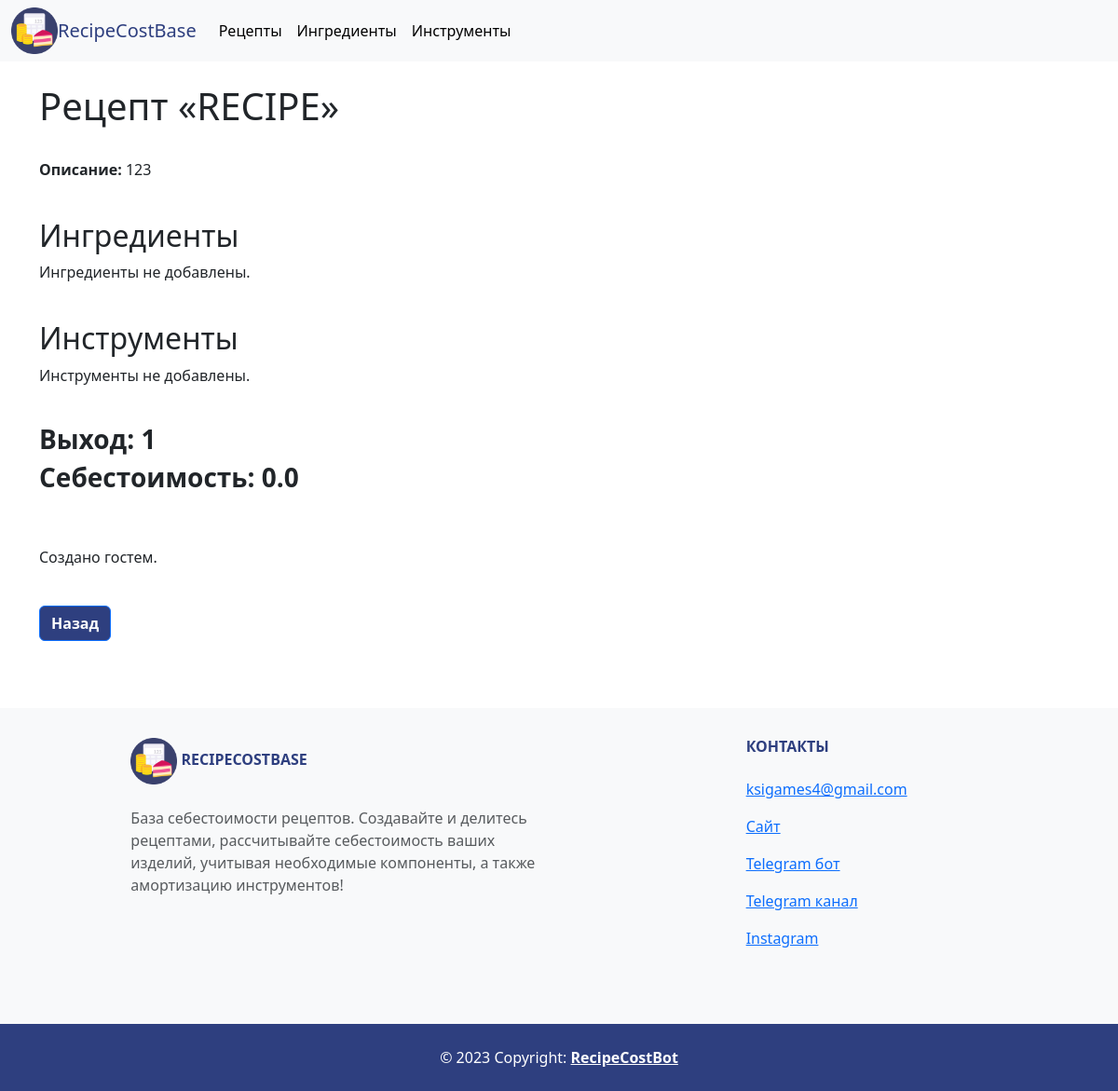
Page /core/recipes/2 on the earlier database version.
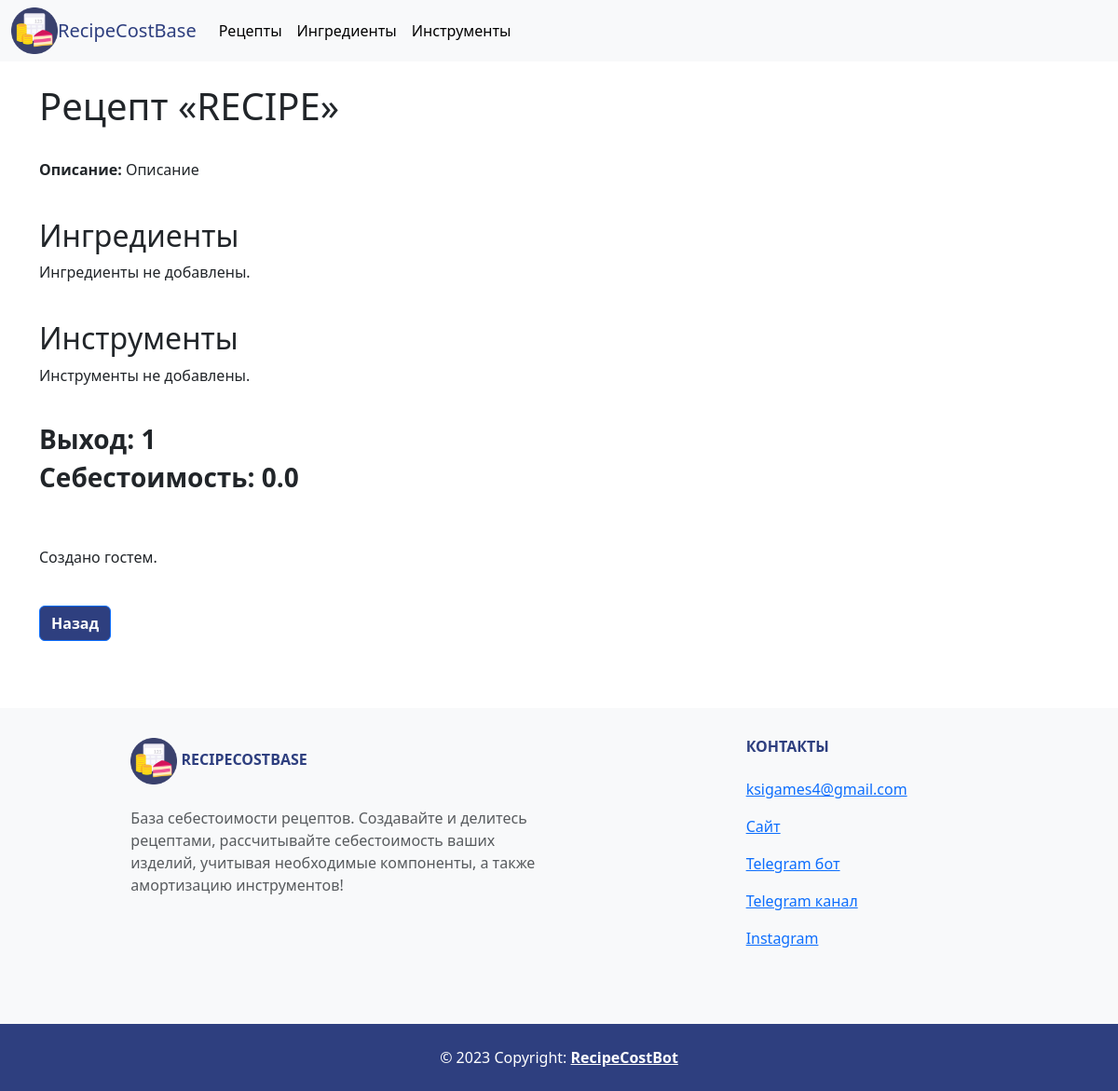
Same page on the later database version.
### core/models.py (models this page shows)
class Recipe(models.Model):
    name = models.CharField('Название', max_length=255)
    owner = models.ForeignKey(User, on_delete=models.CASCADE, null=True)
    description = models.TextField('Описание', null=True)
    components = models.ManyToManyField(Component, null=True, verbose_name='Ингредиенты', related_name='recipe')
    tools = models.ManyToManyField(Tool, null=True, verbose_name='Инструменты', related_name='recipe')
    count = models.IntegerField('Выход', default=1)
    primecost = models.FloatField('Себестоимость', null=True)
    parent = models.BooleanField(default=True)
    parent_id = models.IntegerField(null=True, default=0)

### core/views.py (the view)
# urls.py: path('recipes/<int:pk>', views.RecipeDetail.as_view(), name='recipe'),
class RecipeDetail(DetailView):
    model = models.Recipe
    template_name = 'core/recipe_detail.html'
    context_object_name = 'recipe'
    def get_context_data(self, **kwargs):
        recipe = models.Recipe.objects.get(id=self.kwargs['pk'])
        calc_datatools.calculate_primecost(recipe)
        context = super().get_context_data(**kwargs)
        context['title'] = f"Рецепт «{recipe.name}»"
        context['recipe'] = recipe
        return context

### core/datatools/calc_datatools.py (called while the page is built)
def calculate_primecost(recipe: models.Recipe):
    primecost = 0
    if recipe.components:
        for i in recipe.components.all():
            primecost += update_component(i).cost
    if recipe.tools:
        for i in recipe.tools.all():
            primecost += update_tool(i).depreciation
    recipe.primecost = float(format(primecost, '.2f'))
    recipe.save()
    return

### core/templates/core/recipe_detail.html
{% extends "core/base.html" %}
{% block content %}
<div class="container">
    <h1>{{ title }}</h1>
    <br>
    {% if recipe.description %}
    <p><b>Описание:</b> {{ recipe.description }}</p>
    {% else %}
    <p>Описания нет.</p>
    {% endif %}
    <br>
    <h2>Ингредиенты</h2>
    {% if recipe.components.all %}
    <table class="table table-bordered">
      <thead>
        <tr style="background-color: #2e3f7f; color: white;">
            <th>Название</th>
            <th>Количество (у. е.)</th>
            <th>Цена / 1 у. е.</th>
            <th>Стоимость</th>
        </tr>
      </thead>
      <tbody>
      {% for component in recipe.components.all %}
        <tr>
            <td><a href="components/{{component.id}}">{{component.name}}</a></td>
            <td>{{component.count}}</td>
            <td>{{component.price}}</td>
            <td>{{component.cost}}</td>
        </tr>
      {% endfor %}
      </tbody>
    </table>
    {% else %}
      <p>Ингредиенты не добавлены.</p>
    {% endif %}
    <br>
    <h2>Инструменты</h2>
    {% if recipe.tools.all %}
    <table class="table table-bordered">
      <thead>
        <tr style="background-color: #2e3f7f; color: white;">
            <th>Название</th>
            <th>Цена</th>
            <th>Срок использования (мес.)</th>
            <th>Амортизиция</th>
        </tr>
      </thead>
      <tbody>
      {% for tool in recipe.tools.all %}
        <tr>
            <td><a href="tools/{{tool.id}}">{{tool.name}}</a></td>
            <td>{{ tool.cost }}</td>
            <td>{{ tool.usage }}</td>
            <td>{{ tool.depreciation }}</td>
        </tr>
      {% endfor %}
      </tbody>
    </table>
    {% else %}
    <p>Инструменты не добавлены.</p>
    {% endif %}
    <br>
    <h3><b>Выход: {{ recipe.count }}</b></h3>
    <h3><b>Себестоимость: {{ recipe.primecost }}</b></h3>
    <br><br>
    {% if owner %}
    <p>Создано пользователем {{ recipe.owner.name }} ({{ recipe.owner.id }})</p>
    {% else %}
    <p>Создано гостем.</p>
    {% endif %}
    <br>
    <a href="{% url 'core:recipes' %}" class="btn btn-primary" style="background-color: #2e3f7f; color: white;"><b>Назад</b></a>
</div>
{% endblock %}

### core/templates/core/base.html (shortened to what this page needs)
<!DOCTYPE html>
{% load static %}
<html lang="en">
<head>
    <link href="https://cdn.jsdelivr.net/npm/bootstrap@5.3.0-alpha3/dist/css/bootstrap.min.css" rel="stylesheet">
</head>
<body>
  <nav class="navbar navbar-expand-lg bg-body-tertiary">
      <div class="container-fluid">
        <img src="{% static 'images/LogoCircle.png' %}" height="50px" width="50px">
        <a class="navbar-brand" href="{% url 'core:recipes' %}" style="color:#2e3f7f">RecipeCostBase</a>
        <div class="collapse navbar-collapse" id="navbarSupportedContent">
          <ul class="navbar-nav me-auto mb-2 mb-lg-0">
            <li class="nav-item">
              <a class="nav-link active" aria-current="page" href="{% url 'core:recipes' %}">Рецепты</a>
            </li>
            <li class="nav-item">
              <a class="nav-link active" aria-current="page" href="{% url 'core:components' %}">Ингредиенты</a>
            </li>
            <li class="nav-item">
              <a class="nav-link active" aria-current="page" href="{% url 'core:tools' %}">Инструменты</a>
            </li>
          </ul>
        </div>
      </div>
  </nav>
  <br>
  <div>
    {% block content %}
    {% endblock %}
  </div>
  <br>
  <footer class="text-center text-lg-start bg-light text-muted">
    <section class="">
      <div class="container text-center text-md-start mt-5 p-3">
        <div class="row mt-3">
          <div class="col-md-3 col-lg-4 col-xl-5 mx-auto mb-1">
            <h6 class="text-uppercase fw-bold mb-4" style="color: #2e3f7f">
              <img src="{% static 'images/LogoCircle.png' %}" height="50px" width="50px">
              RecipeCostBase
            </h6>
            <p>
              База себестоимости рецептов. Создавайте и делитесь рецептами,
              рассчитывайте себестоимость ваших изделий, учитывая необходимые компоненты, а также амортизацию инструментов!
            </p>
          </div>
          <div class="col-md-4 col-lg-3 col-xl-3 mx-auto mb-md-5 mb-4">
            <h6 class="text-uppercase fw-bold mb-4" style="color: #2e3f7f">Контакты</h6>
            <p><a href="mailto:ksigames4@gmail.com">ksigames4@gmail.com</a></p>
            <p><a href="http://recipecost.tilda.ws/">Сайт</a></p>
            <p><a href="http://t.me/primecost_bot">Telegram бот</a></p>
            <p><a href="http://t.me/primecostbot_reviews">Telegram канал</a></p>
            <p><a href="http://instagram.com/recipecostbot">Instagram</a></p>
          </div>
        </div>
      </div>
    </section>
    <div class="text-center p-4" style="background-color: #2e3f7f; color: white;">
      © 2023 Copyright:
      <a class="text-reset fw-bold" href="http://recipecost.tilda.ws/">RecipeCostBot</a>
    </div>
  </footer>
</body>
</html>

### core/templates/core/base.html (style rules this page uses)
.container { height: 125% }

Differences in the rows shown:
changed Recipe: description "123" → "Описание"
